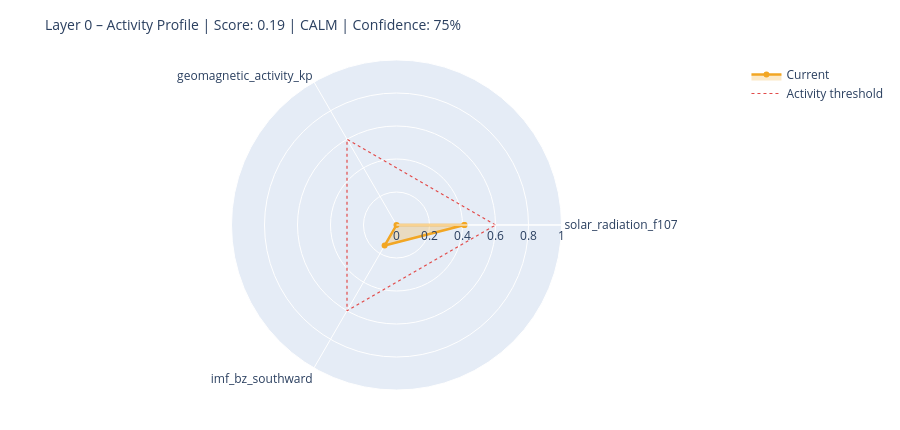

Write notebook code for a chart like this one.
### Markdown cell above
---
## 6. State Assessment & Handoff to Layer 1

### Code cell
# ============================================================
# STEP 1 – Collect raw values with source modes
# Mode: 'primary' | 'fallback_3h' | 'last_valid' | 'missing'
# ============================================================

def safe_last(df, col):
    if df is None or col not in df.columns: return None
    s = df[col].dropna()
    return float(s.iloc[-1]) if not s.empty else None

f107_now = safe_last(df_f107, 'f10.7')
bz_now   = safe_last(df_mag,  'bz_gsm')
kp_now   = safe_last(df_kp,   'kp')
sw_now   = safe_last(df_sw,   'speed')

source_modes = {
    'F10.7':    'primary'  if f107_now is not None else 'missing',
    'Kp':       'primary'  if kp_now   is not None else 'missing',
    'IMF_Bz':   'primary'  if bz_now   is not None else 'missing',
    'SW_speed': 'primary'  if sw_now   is not None else 'missing',
}

# Kp Fallback – 3h endpoint
if kp_now is None:
    try:
        r = requests.get(
            'https://services.swpc.noaa.gov/json/noaa-planetary-k-index.json',
            timeout=10)
        r.raise_for_status()
        fb = pd.DataFrame(r.json())
        tc = next((c for c in fb.columns if 'time' in c.lower()), fb.columns[0])
        kc = next((c for c in fb.columns if 'kp' in c.lower() and c != tc), None)
        if kc:
            fb[kc] = fb[kc].astype(str).str.extract(r'([0-9]+(?:\.[0-9]*)?)')[0]
            fb[kc] = pd.to_numeric(fb[kc], errors='coerce')
            fb = fb[fb[kc] >= 0].dropna(subset=[kc])
            if not fb.empty:
                kp_now = float(fb[kc].iloc[-1])
                source_modes['Kp'] = 'fallback_3h'
                print(f'  Kp fallback (3h): {kp_now:.1f}')
    except Exception as e:
        print(f'  Kp fallback failed: {e}')

# Solar Wind Fallback – last valid value
if sw_now is None and df_sw is not None and 'speed' in df_sw.columns:
    s = df_sw['speed'].dropna()
    if not s.empty:
        sw_now = float(s.iloc[-1])
        source_modes['SW_speed'] = 'last_valid'
        print(f'  SW fallback (last_valid): {sw_now:.0f} km/s')

print()
print('Source modes:', source_modes)

# ============================================================
# STEP 2 – Score from available components only
# ============================================================

def norm(v, lo, hi):
    if v is None: return None
    return max(0.0, min(1.0, (v - lo) / (hi - lo)))

COMPONENTS = {
    'solar_radiation_f107':    (f107_now, norm(f107_now, 60, 250)),
    'geomagnetic_activity_kp': (kp_now,   norm(kp_now,   0,   9)),
    'imf_bz_southward':        (bz_now,   norm(-(bz_now or 0) if bz_now else None, -5, 30)
                                           if bz_now is not None else None),
    'solar_wind_speed':        (sw_now,   norm(sw_now, 300, 800)),
}

available   = {k: v[1] for k, v in COMPONENTS.items() if v[1] is not None}
unavailable = [k for k, v in COMPONENTS.items() if v[1] is None]

layer0_score = round(sum(available.values()) / len(available), 4) if available else None
confidence   = round(len(available) / len(COMPONENTS), 2)

level = ('unknown'  if layer0_score is None
         else 'calm'     if layer0_score < 0.3
         else 'moderate' if layer0_score < 0.6
         else 'active')

# ============================================================
# STEP 3 – Dominant Driver
# ============================================================

def dominant_driver(kp, f107, bz, sw):
    candidates = []
    if kp   is not None and kp   >= 4:   candidates.append(('geomagnetic',    kp / 9))
    if sw   is not None and sw   >= 500:  candidates.append(('solar_wind',     sw / 800))
    if bz   is not None and bz   <= -5:   candidates.append(('imf_southward',  abs(bz) / 30))
    if f107 is not None and f107 >= 150:  candidates.append(('solar_radiation',f107 / 250))
    return max(candidates, key=lambda x: x[1])[0] if candidates else 'none'

driver = dominant_driver(kp_now, f107_now, bz_now, sw_now)

# ============================================================
# STEP 4 – Downstream expectations
# ============================================================

def downstream_expectation(driver, score, kp, bz, f107):
    exp = {
        'magnetosphere':        'calm',
        'ionosphere':           'calm',
        'schumann_resonance':   'unchanged',
        'lithosphere_currents': 'low',
    }
    if driver == 'geomagnetic' or (kp and kp >= 5):
        exp['magnetosphere']        = 'compressed / storm'
        exp['ionosphere']           = 'elevated disturbance (TEC variability)'
        exp['schumann_resonance']   = 'elevated amplitude possible'
        exp['lithosphere_currents'] = 'elevated induction currents'
    elif driver == 'imf_southward' or (bz and bz <= -5):
        exp['magnetosphere']        = 'energy coupling active'
        exp['ionosphere']           = 'elevated electron density possible'
        exp['schumann_resonance']   = 'slight modulation possible'
    elif driver == 'solar_radiation' or (f107 and f107 >= 150):
        exp['ionosphere']           = 'elevated ionization (F-layer)'
        exp['schumann_resonance']   = 'slightly elevated background activity'
    return exp

downstream = downstream_expectation(driver, layer0_score, kp_now, bz_now, f107_now)

# ============================================================
# CONSOLE OUTPUT
# ============================================================

W = 58
print('=' * W)
print('LAYER 0 – STATE ASSESSMENT')
print('=' * W)
for name, (raw_v, score_v) in COMPONENTS.items():
    if score_v is not None:
        bar = '█' * int(score_v * 20) + '░' * (20 - int(score_v * 20))
        print(f'  {name:<35}  {bar}  {score_v:.2f}')
    else:
        print(f'  {name:<35}  {"─" * 20}  n/a')
print('-' * W)
print(f'  Score ({len(available)}/{len(COMPONENTS)} components):  {layer0_score:.3f}')
print(f'  Confidence:         {confidence:.0%}')
print(f'  Level:              {level.upper()}')
print(f'  Dominant Driver:    {driver}')

# Radar chart
cats = list(available.keys())
vals = list(available.values())
if len(cats) >= 3:
    fig = go.Figure()
    fig.add_trace(go.Scatterpolar(
        r=vals + [vals[0]], theta=cats + [cats[0]],
        fill='toself', fillcolor='rgba(242,166,35,0.25)',
        line=dict(color='#F2A623', width=2.5), name='Current'
    ))
    fig.add_trace(go.Scatterpolar(
        r=[0.6] * (len(cats) + 1), theta=cats + [cats[0]],
        line=dict(color='#E24B4A', dash='dot', width=1.2),
        mode='lines', name='Activity threshold'
    ))
    fig.update_layout(
        title=dict(text=f'Layer 0 – Activity Profile | Score: {layer0_score:.2f} | {level.upper()} | Confidence: {confidence:.0%}',
                   font=dict(size=14)),
        polar=dict(radialaxis=dict(visible=True, range=[0, 1])),
        height=430, showlegend=True,
        margin=dict(l=60, r=60, t=60, b=40)
    )
    fig.show()

### Figure 1 — Plotly figure (JSON) as saved in the notebook; plotly's stock layout.template omitted (floating-point values rounded to 4 significant figures)
{"data": [{"fill": "toself", "fillcolor": "rgba(242,166,35,0.25)", "line": {"color": "#F2A623", "width": 2.5}, "name": "Current", "r": [0.4116, 0.0, 0.144, 0.4116], "theta": ["solar_radiation_f107", "geomagnetic_activity_kp", "imf_bz_southward", "solar_radiation_f107"], "type": "scatterpolar"}, {"line": {"color": "#E24B4A", "dash": "dot", "width": 1.2}, "mode": "lines", "name": "Activity threshold", "r": [0.6, 0.6, 0.6, 0.6], "theta": ["solar_radiation_f107", "geomagnetic_activity_kp", "imf_bz_southward", "solar_radiation_f107"], "type": "scatterpolar"}], "layout": {"height": 430, "margin": {"b": 40, "l": 60, "r": 60, "t": 60}, "polar": {"radialaxis": {"range": [0, 1], "visible": true}}, "showlegend": true, "title": {"font": {"size": 14}, "text": "Layer 0 – Activity Profile | Score: 0.19 | CALM | Confidence: 75%"}}}
